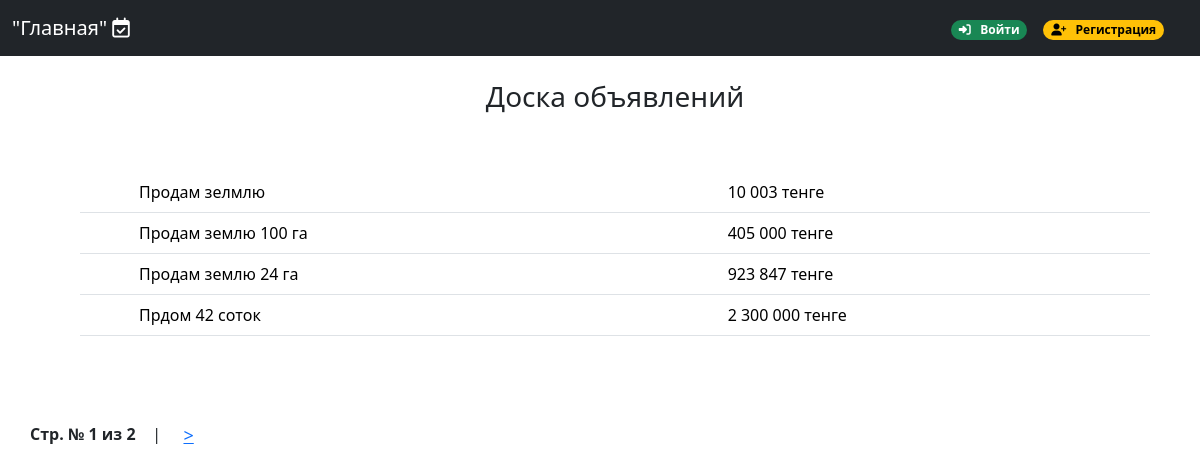
Screenshot of /rubric/10/ with the database file from the repository.
### app/models.py (models this page shows, shortened)
class Post(models.Model):
    rubric = models.ForeignKey(Rubric, on_delete=models.PROTECT, verbose_name='Раздел')
    title = models.CharField(max_length=255, verbose_name='Заголовок')
    content = models.TextField(verbose_name='Описание')
    price = models.IntegerField(verbose_name='Цена')
    contact = models.TextField(verbose_name='Контакты')
    image = ThumbnailerImageField(verbose_name='Картинка', upload_to='posts', blank=True)
    created_at = models.DateTimeField(auto_now_add=True, verbose_name='Дата')
    author = models.ForeignKey(User, on_delete=models.CASCADE, verbose_name='Автор')

### app/views.py (the view)
# urls.py: path('rubric/<int:subrubric_pk>/', PostsView.as_view(), name='posts'),
class PostsView(View):
    def get(self, request, subrubric_pk):
        rubric = Rubric.objects.get(pk=subrubric_pk)
        posts = Post.objects.filter(rubric=rubric)
        paginator = Paginator(posts, 4)
        if 'page' in request.GET:
            page_num = request.GET['page']
        else:
            page_num = 1
        posts = paginator.get_page(page_num)
        context = {'page':posts}
        return render(request, 'posts.html', context)

### app/templatetags/custom_filters.py (called while the page is built)
@register.filter
def thousands_with_spaces(value):
    try:
        value = int(value) if isinstance(value, str) else value
        formatted_value = "{:,}".format(value).replace(",", " ")
        return formatted_value
    except (ValueError, TypeError):
        return value

### templates/posts.html (shortened to what this page needs)
{% extends "base.html" %}
{% load static %}
{% load custom_filters %}
{% block content %}
<h3 style="text-align: center;"> Доска объявлений </h3>
<div style="padding: 50px;">
    <table class="table">
        <tbody>
            {% for each in page %}
            <tr onclick="location.href='{% url 'post' subrubric_pk=each.rubric.pk post_pk=each.pk %}'" style="cursor: pointer;">
                <td> <img src="{{ each.image.lenta.url }}"> </td>
                <td> {{ each.title }} </td>
                <td> {{ each.price|thousands_with_spaces }} тенге <br>  </td>
            </tr>
            {% endfor %}
        </tbody>
    </table>
</div>
<div class="pagination">
    <span class="current">Стр. № {{ page.number }} из {{ page.paginator.num_pages }}</span>
    {% if page.has_next %}
        &nbsp; &nbsp; | &nbsp;&nbsp;
        <a href="?page={{ page.next_page_number }}"> &gt; </a>
    {% endif %}
</div>
{% endblock %}

### rows the page displays
Post: title "Продам зелмлю", price|thousands_with_spaces "10 003"
Post: title "Продам землю 100 га", price|thousands_with_spaces "405 000"
Post: title "Продам землю 24 га", price|thousands_with_spaces "923 847"
Post: title "Прдом 42 соток", price|thousands_with_spaces "2 300 000"

### other values shown
{{ page.number }} "1"
{{ page.paginator.num_pages }} "2"
